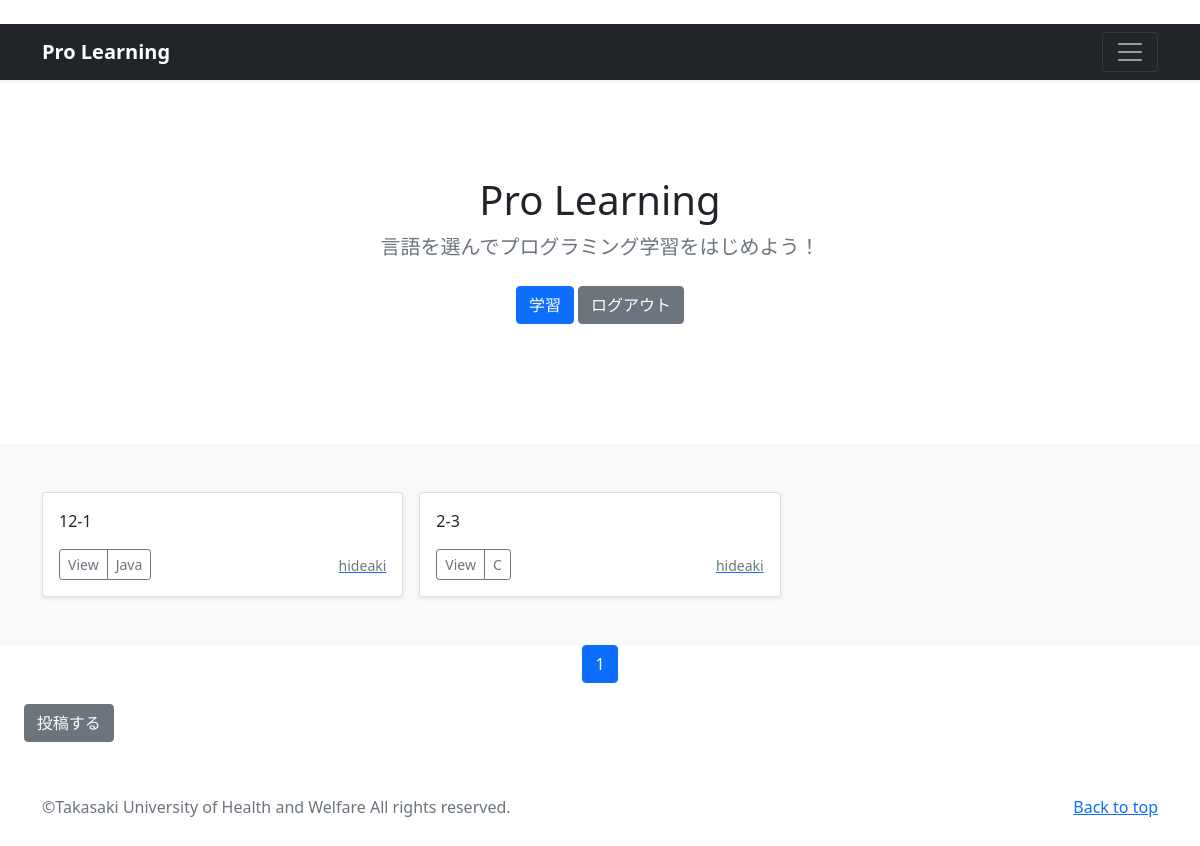
Screenshot of /user-list/1 (signed in) with the database file from the repository.
### photo/models.py (models this page shows, shortened)
class PhotoPost(models.Model):
    user = models.ForeignKey(
        CustomUser,
        verbose_name='ユーザー',
        on_delete=models.CASCADE
        )
    category = models.ForeignKey(
        Category,
        verbose_name='カテゴリ',
        on_delete=models.PROTECT
        )
    title = models.CharField(
        verbose_name='タイトル', # フィールドのタイトル
        max_length=200        # 最大文字数は200
        )
    comment = models.TextField(
        verbose_name='コメント',  # フィールドのタイトル
        )
    image1 = models.ImageField(
        verbose_name='イメージ1',# フィールドのタイトル
        upload_to = 'photos'   # MEDIA_ROOT以下のphotosにファイルを保存
        )
    image2 = models.ImageField(
        verbose_name='イメージ2',# フィールドのタイトル
        upload_to = 'photos',  # MEDIA_ROOT以下のphotosにファイルを保存
        blank=True,            # フィールド値の設定は必須でない
        null=True              # データベースにnullが保存されることを許容
        )
    posted_at = models.DateTimeField(
        verbose_name='投稿日時', # フィールドのタイトル
        auto_now_add=True       # 日時を自動追加
        )

class Category(models.Model):
    title = models.CharField(
        verbose_name='カテゴリ', # フィールドのタイトル
        max_length=20)

### accounts/models.py (models this page shows)
class CustomUser(AbstractUser):
    pass

### photo/views.py (the view)
class UserView(ListView):
    template_name ='index.html'
    paginate_by = 6
    def get_queryset(self):
      user_id = self.kwargs['user']
      user_list = PhotoPost.objects.filter(
        user=user_id).order_by('-posted_at')
      return user_list

### photo/templates/index.html (shortened to what this page needs)
{% extends 'base.html' %}
      {% block contents %}
      {% include "photos_title.html" %}
      {% if user.is_authenticated %}
      {% include "photos_list.html" %}
      {% include "pagination.html" %}
      <table>
      <td>&nbsp &nbsp &nbsp</td><td><a href="{% url 'photo:post' %}"
         class="btn btn-secondary my-1">投稿する</a></td></table>
      {% endif %}
      {% endblock %}

### photo/templates/photos_list.html
  <div class="album py-5 bg-light">
    <div class="container">
      <div class="row row-cols-1 row-cols-sm-2 row-cols-md-3 g-3">
        {% for record in object_list %}
        <div class="col">
          <div class="card shadow-sm">
            <div class="card-body">
              <p class="card-text">
                {{record.title}}
              </p>
              <div class="d-flex justify-content-between align-items-center">
                <div class="btn-group">
                  <button type="button"
                          class="btn btn-sm btn-outline-secondary"
onclick="location.href='{% url 'photo:photo_detail' record.pk %}'">
                          View</button>
                  <button type="button"
                          class="btn btn-sm btn-outline-secondary"
onclick="location.href='{% url 'photo:photos_cat' category=record.category.id %}'">
                          {{record.category.title}}</button>
                </div>
                <a href="{% url 'photo:user_list' user=record.user.id %}">
                  <small class="text-muted">
                    {{record.user.username}}</small>
                </a>
              </div>
            </div>
          </div>
        </div>
        {% endfor %}
      </div>
    </div>
  </div>

### rows the page displays
PhotoPost: title "12-1", category "Java", user.username "hideaki"
PhotoPost: title "2-3", category "C", user.username "hideaki"

### other values shown
{{ num }} "1"
